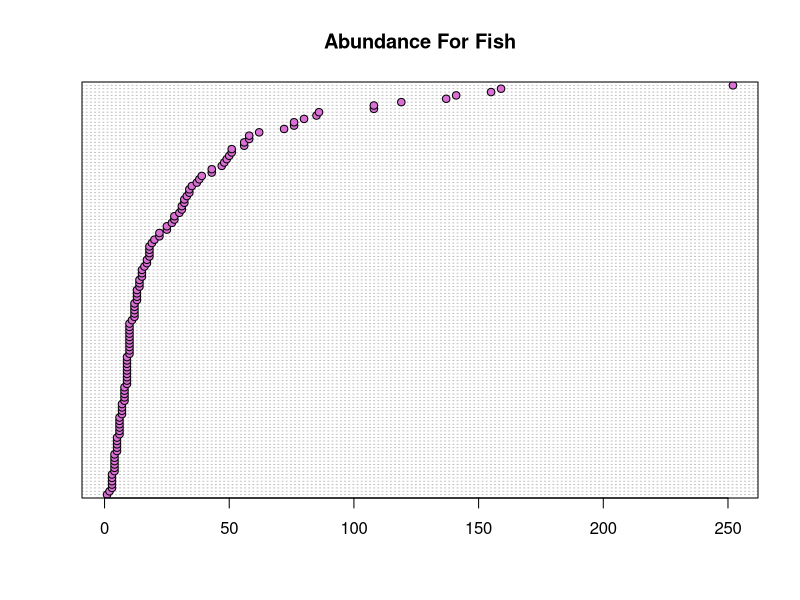
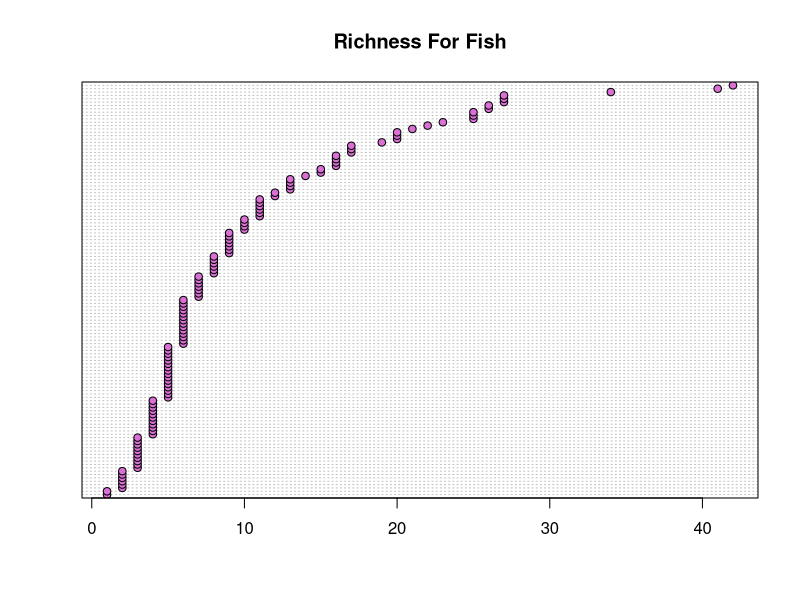
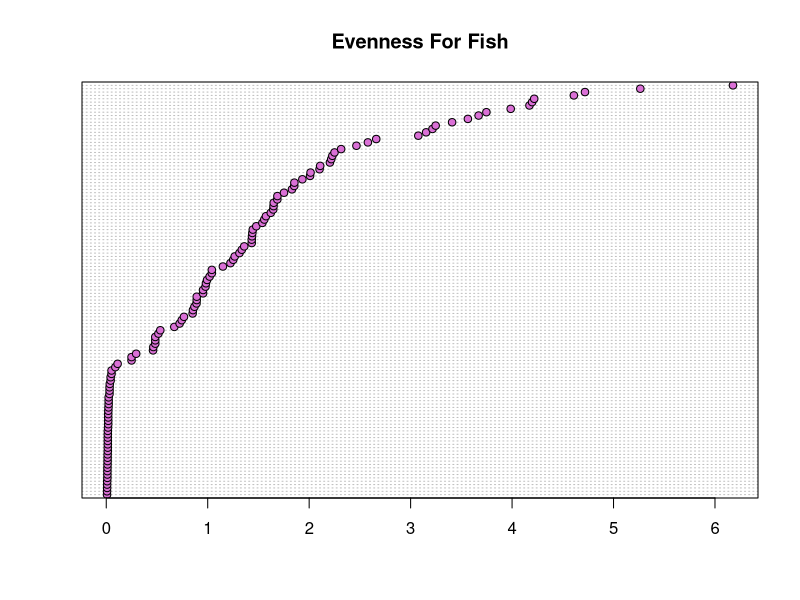
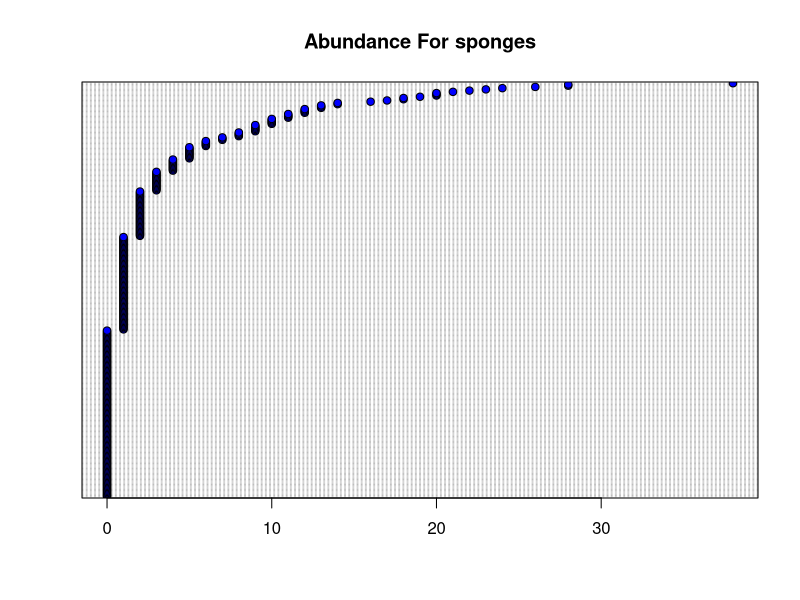
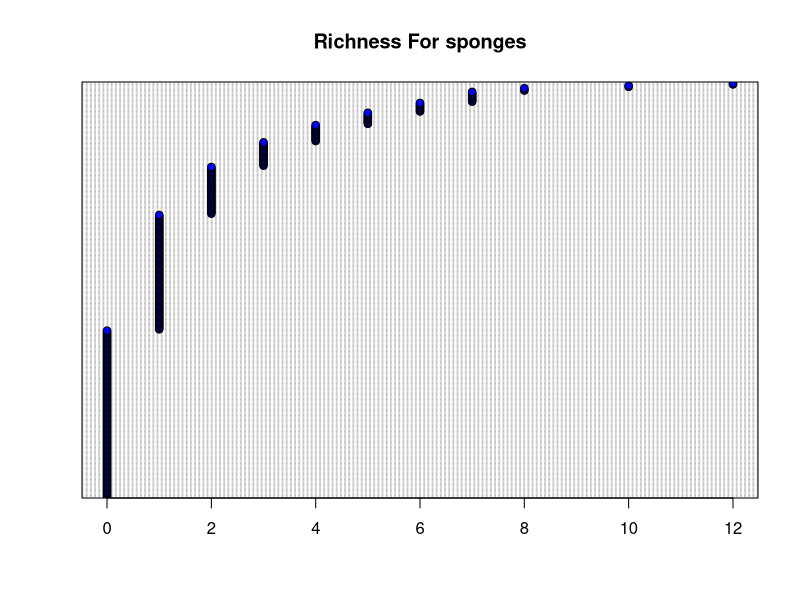
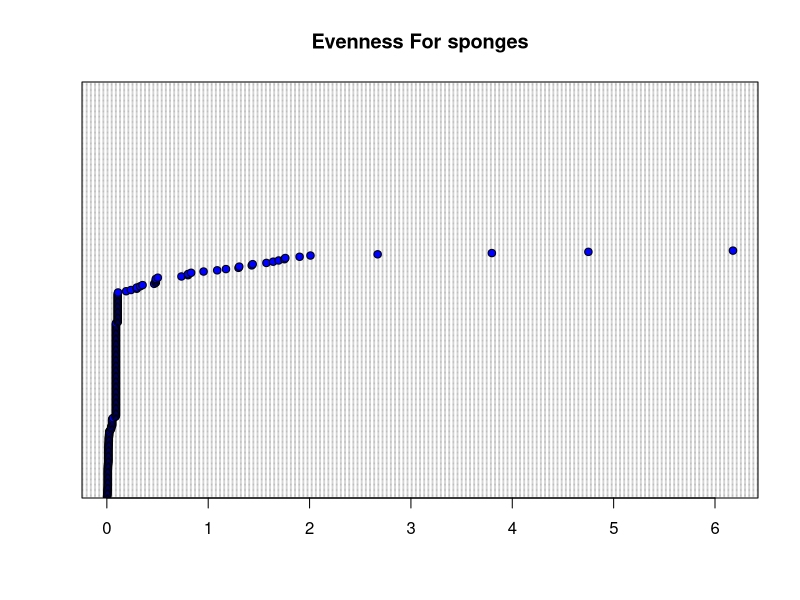
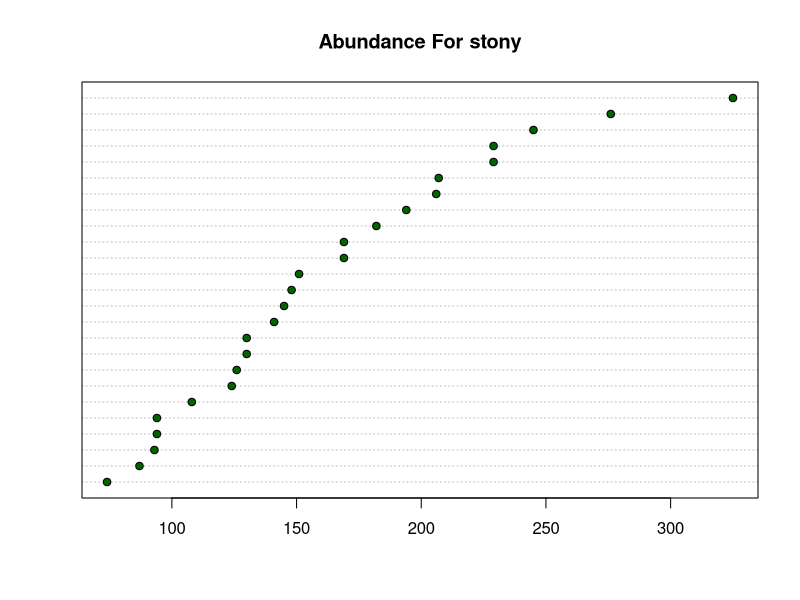
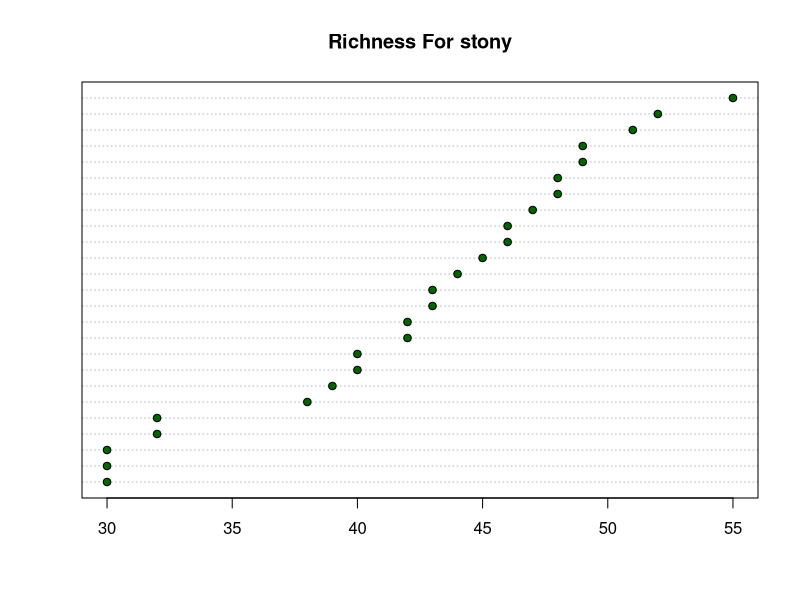

Write R code to recreate these figures, in order.
## ---- chunk 1
knitr::opts_chunk$set(echo = TRUE)
## ---- chunk 2
library(dplyr)
library(tidyr)
library(ggplot2)

wd_processed_data <- "C:/Users/inbar/OneDrive/desktop/r/chapter_2/MoBr/data/processed" 

# read: 
setwd(wd_processed_data)
combined_data <- read.csv("combined_long.csv")
combined_data <- combined_data %>% dplyr::select(-X) 
## ---- chunk 3
combined_data = combined_data %>% arrange(value)

fish_abundance <- combined_data %>% filter(taxon == "fish", diversity_measure == "abundance")
fish_richness <- combined_data %>% filter(taxon == "fish", diversity_measure == "richness")
fish_evenness <- combined_data %>% filter(taxon == "fish", diversity_measure == "sigma")

sponges_abundance <- combined_data %>% filter(taxon == "sponges", diversity_measure == "abundance")
sponges_richness <- combined_data %>% filter(taxon == "sponges", diversity_measure == "richness")
sponges_evenness <- combined_data %>% filter(taxon == "sponges", diversity_measure == "sigma")

stony_abundance <- combined_data %>% filter(taxon == "stony corals", diversity_measure == "abundance")
stony_richness <- combined_data %>% filter(taxon == "stony corals", diversity_measure == "richness")
stony_evenness <- combined_data %>% filter(taxon == "stony corals", diversity_measure == "sigma")

soft_abundance <- combined_data %>% filter(taxon == "soft corals", diversity_measure == "abundance")
soft_richness<- combined_data %>% filter(taxon == "soft corals", diversity_measure == "richness")
soft_evenness <- combined_data %>% filter(taxon == "soft corals", diversity_measure == "sigma")

# Subset data for abundance, richness, and evenness
abundance_data <- combined_data[combined_data$diversity_measure == "abundance", ]
richness_data <- combined_data[combined_data$diversity_measure == "richness", ]
evenness_data <- combined_data[combined_data$diversity_measure == "sigma", ]

# wide format:
wide_data <- combined_data %>% pivot_wider(names_from = diversity_measure, values_from = value)

# wide_taxon:
numeric_for_vis_fish <- wide_data %>% dplyr::filter(taxon == "fish") %>% dplyr::select(depth, abundance, richness, sigma) 
numeric_for_vis_sponges <- wide_data %>% dplyr::filter(taxon == "sponges") %>% dplyr::select(depth, abundance, richness, sigma) 
numeric_for_vis_stony <- wide_data %>% dplyr::filter(taxon == "stony corals") %>% dplyr::select(depth, abundance, richness, sigma) 
numeric_for_vis_soft <- wide_data %>% dplyr::filter(taxon == "soft corals") %>% dplyr::select(depth, abundance, richness, sigma) 

# functions script:
# shorter version by Dor et al 

taxas <- wide_data %>%
  pull(taxon) %>%
  unique() %>%
  as.list %>%
  purrr::set_names(.)

numeric_per_taxa <- purrr::map(taxas,
           function(taxa) {
             wide_data %>%
               dplyr::filter(taxon == taxa) %>%
               dplyr::select(depth, abundance, richness, sigma) 
           })
## ---- chunk 4
# Dotcharts for each diversity measure - identify outliers:
dotchart(fish_abundance$value,bg='orchid', main = "Abundance For Fish",)
dotchart(fish_richness$value,bg='orchid', main = "Richness For Fish",)
dotchart(fish_evenness$value,bg='orchid', main = "Evenness For Fish",)

dotchart(sponges_abundance$value,bg='blue', main = "Abundance For sponges",)
dotchart(sponges_richness$value,bg='blue', main = "Richness For sponges",)
dotchart(sponges_evenness$value,bg='blue', main = "Evenness For sponges",)

dotchart(stony_abundance$value,bg='darkgreen', main = "Abundance For stony",)
dotchart(stony_richness$value,bg='darkgreen', main = "Richness For stony",)
dotchart(stony_evenness$value,bg='darkgreen', main = "Evenness For stony",)

dotchart(soft_abundance$value,bg='darkred', main = "Abundance For soft",)
dotchart(soft_richness$value,bg='darkred', main = "Richness For soft",)
dotchart(soft_evenness$value,bg='darkred', main = "Evenness For soft",)

# which of the data point is an outlier?
## ---- chunk 5
# outliers by the IQR:

ggplot(fish_abundance, aes(x = depth, y = value)) +
  geom_point(size = 3, alpha = 0.7) +
  geom_hline(yintercept = quantile(fish_abundance$value, 0.75) + 1.5 * IQR(fish_abundance$value), 
             linetype = "dashed", color = "red") +  # Upper outlier threshold
  geom_hline(yintercept = quantile(fish_abundance$value, 0.25) - 1.5 * IQR(fish_abundance$value), 
             linetype = "dashed", color = "red") +  # Lower outlier threshold
  labs(
    title = "Fish -Dotplot with Potential Outliers Highlighted",
    x = "Taxonomic Group",
    y = "abundance"
  ) +
  theme_minimal()


ggplot(fish_richness, aes(x = depth, y = value)) +
  geom_point(size = 3, alpha = 0.7) +
  geom_hline(yintercept = quantile(fish_richness$value, 0.75) + 1.5 * IQR(fish_richness$value), 
             linetype = "dashed", color = "red") +  # Upper outlier threshold
  geom_hline(yintercept = quantile(fish_richness$value, 0.25) - 1.5 * IQR(fish_richness$value), 
             linetype = "dashed", color = "red") +  # Lower outlier threshold
  labs(
    title = "Fish -Dotplot with Potential Outliers Highlighted",
    x = "Taxonomic Group",
    y = "richness"
  ) +
  theme_minimal()


ggplot(fish_evenness, aes(x = depth, y = value)) +
  geom_point(size = 3, alpha = 0.7) +
  geom_hline(yintercept = quantile(fish_evenness$value, 0.75) + 1.5 * IQR(fish_evenness$value), 
             linetype = "dashed", color = "red") +  # Upper outlier threshold
  geom_hline(yintercept = quantile(fish_evenness$value, 0.25) - 1.5 * IQR(fish_evenness$value), 
             linetype = "dashed", color = "red") +  # Lower outlier threshold
  labs(
    title = "Fish - Dotplot with Potential Outliers Highlighted",
    x = "Taxonomic Group",
    y = "eveness Measure Value"
  ) +
  theme_minimal()


# outliers by the IQR:

ggplot(sponges_abundance, aes(x = depth, y = value)) +
  geom_point(size = 3, alpha = 0.7) +
  geom_hline(yintercept = quantile(sponges_abundance$value, 0.75) + 1.5 * IQR(sponges_abundance$value), 
             linetype = "dashed", color = "red") +  # Upper outlier threshold
  geom_hline(yintercept = quantile(sponges_abundance$value, 0.25) - 1.5 * IQR(sponges_abundance$value), 
             linetype = "dashed", color = "red") +  # Lower outlier threshold
  labs(
    title = "Sponges - Dotplot with Potential Outliers Highlighted",
    x = "Taxonomic Group",
    y = "abundance"
  ) +
  theme_minimal()


ggplot(sponges_richness, aes(x = depth, y = value)) +
  geom_point(size = 3, alpha = 0.7) +
  geom_hline(yintercept = quantile(sponges_richness$value, 0.75) + 1.5 * IQR(sponges_richness$value), 
             linetype = "dashed", color = "red") +  # Upper outlier threshold
  geom_hline(yintercept = quantile(sponges_richness$value, 0.25) - 1.5 * IQR(sponges_richness$value), 
             linetype = "dashed", color = "red") +  # Lower outlier threshold
  labs(
    title = "Sponges - Dotplot with Potential Outliers Highlighted",
    x = "Taxonomic Group",
    y = "richness"
  ) +
  theme_minimal()


ggplot(sponges_evenness, aes(x = depth, y = value)) +
  geom_point(size = 3, alpha = 0.7) +
  geom_hline(yintercept = quantile(sponges_evenness$value, 0.75, na.rm = TRUE) + 1.5 * IQR(sponges_evenness$value, na.rm = TRUE), 
             linetype = "dashed", color = "red") +  # Upper outlier threshold
  geom_hline(yintercept = quantile(sponges_evenness$value, 0.25,na.rm = TRUE) - 1.5 * IQR(sponges_evenness$value, na.rm = TRUE), 
             linetype = "dashed", color = "red") +  # Lower outlier threshold
  labs(
    title = "Sponges - Dotplot with Potential Outliers Highlighted",
    x = "Taxonomic Group",
    y = "evenness"
  ) +
  theme_minimal()


# stony - outliers by the IQR:

ggplot(stony_abundance, aes(x = depth, y = value)) +
  geom_point(size = 3, alpha = 0.7) +
  geom_hline(yintercept = quantile(stony_abundance$value, 0.75) + 1.5 * IQR(stony_abundance$value), 
             linetype = "dashed", color = "red") +  # Upper outlier threshold
  geom_hline(yintercept = quantile(stony_abundance$value, 0.25) - 1.5 * IQR(stony_abundance$value), 
             linetype = "dashed", color = "red") +  # Lower outlier threshold
  labs(
    title = "Stony -Dotplot with Potential Outliers Highlighted",
    x = "Taxonomic Group",
    y = "abundance"
  ) +
  theme_minimal()


ggplot(stony_richness, aes(x = depth, y = value)) +
  geom_point(size = 3, alpha = 0.7) +
  geom_hline(yintercept = quantile(stony_richness$value, 0.75) + 1.5 * IQR(stony_richness$value), 
             linetype = "dashed", color = "red") +  # Upper outlier threshold
  geom_hline(yintercept = quantile(stony_richness$value, 0.25) - 1.5 * IQR(stony_richness$value), 
             linetype = "dashed", color = "red") +  # Lower outlier threshold
  labs(
    title = "Stony -Dotplot with Potential Outliers Highlighted",
    x = "Taxonomic Group",
    y = "richness"
  ) +
  theme_minimal()


ggplot(stony_evenness, aes(x = depth, y = value)) +
  geom_point(size = 3, alpha = 0.7) +
  geom_hline(yintercept = quantile(stony_evenness$value, 0.75) + 1.5 * IQR(stony_evenness$value), 
             linetype = "dashed", color = "red") +  # Upper outlier threshold
  geom_hline(yintercept = quantile(stony_evenness$value, 0.25) - 1.5 * IQR(stony_evenness$value), 
             linetype = "dashed", color = "red") +  # Lower outlier threshold
  labs(
    title = "Stony - Dotplot with Potential Outliers Highlighted",
    x = "Taxonomic Group",
    y = "evenness"
  ) +
  theme_minimal()

# soft - outliers by the IQR:

ggplot(soft_abundance, aes(x = depth, y = value)) +
  geom_point(size = 3, alpha = 0.7) +
  geom_hline(yintercept = quantile(soft_abundance$value, 0.75) + 1.5 * IQR(soft_abundance$value), 
             linetype = "dashed", color = "red") +  # Upper outlier threshold
  geom_hline(yintercept = quantile(soft_abundance$value, 0.25) - 1.5 * IQR(soft_abundance$value), 
             linetype = "dashed", color = "red") +  # Lower outlier threshold
  labs(
    title = "Soft -Dotplot with Potential Outliers Highlighted",
    x = "Taxonomic Group",
    y = "abundance"
  ) +
  theme_minimal()


ggplot(soft_richness, aes(x = depth, y = value)) +
  geom_point(size = 3, alpha = 0.7) +
  geom_hline(yintercept = quantile(soft_richness$value, 0.75) + 1.5 * IQR(soft_richness$value), 
             linetype = "dashed", color = "red") +  # Upper outlier threshold
  geom_hline(yintercept = quantile(soft_richness$value, 0.25) - 1.5 * IQR(soft_richness$value), 
             linetype = "dashed", color = "red") +  # Lower outlier threshold
  labs(
    title = "Soft - Dotplot with Potential Outliers Highlighted",
    x = "Taxonomic Group",
    y = "richness"
  ) +
  theme_minimal()


ggplot(soft_evenness, aes(x = depth, y = value)) +
  geom_point(size = 3, alpha = 0.7) +
  geom_hline(yintercept = quantile(soft_evenness$value, 0.75) + 1.5 * IQR(soft_evenness$value), 
             linetype = "dashed", color = "red") +  # Upper outlier threshold
  geom_hline(yintercept = quantile(soft_evenness$value, 0.25) - 1.5 * IQR(soft_evenness$value), 
             linetype = "dashed", color = "red") +  # Lower outlier threshold
  labs(
    title = "Soft - Dotplot with Potential Outliers Highlighted",
    x = "Taxonomic Group",
    y = "evenness"
  ) +
  theme_minimal()

## ---- chunk 6
       # box plot - diversity vs depth

boxplot(abundance_data$value ~ abundance_data$taxon) 
boxplot(richness_data$value ~ richness_data$taxon) 
boxplot(evenness_data$value ~ evenness_data$taxon) 
## ---- chunk 7
#abundance:
ggplot(abundance_data, aes(x = value)) +
  geom_histogram(binwidth = 10, fill = "skyblue", color = "black", alpha = 0.7) +
  facet_wrap(~ taxon, scales = "free_y") +  # Separate by taxonomic group
  labs(title = "Histogram of Abundance by Taxonomic Group",
       x = "Abundance",
       y = "Frequency") +
  theme_minimal()

#richness:
ggplot(richness_data, aes(x = value)) +
  geom_histogram(binwidth = 1, fill = "darkgreen", color = "black", alpha = 0.7) +
  facet_wrap(~ taxon, scales = "free_y") +  # Separate by taxonomic group
  labs(title = "Histogram of Richness by Taxonomic Group",
       x = "Richness",
       y = "Frequency") +
  theme_minimal()

#evenness:
ggplot(evenness_data, aes(x = value)) +
  geom_histogram(binwidth = 0.5, fill = "darkred", color = "black", alpha = 0.7) +
  facet_wrap(~ taxon, scales = "free_y") +  # Separate by taxonomic group
  labs(title = "Histogram of Evenness by Taxonomic Group",
       x = "Evenness",
       y = "Frequency") +
  theme_minimal()
## ---- chunk 8
pairs(numeric_for_vis_fish, cex.labels= 1)
pairs(numeric_for_vis_sponges, cex.labels= 1)
pairs(numeric_for_vis_stony, cex.labels= 1)
pairs(numeric_for_vis_soft, cex.labels= 1)
## ---- chunk 9
#abundance:
ggplot(abundance_data, aes(x = taxon, y = value, fill = taxon)) +
  geom_violin() +
  geom_jitter(width = 0.1)+
  labs(
    title = "Abundance violin by Taxonomic Group",
    y = "abundance",
    fill = "Taxon"
  ) +
  theme_minimal()

#richness:
ggplot(richness_data, aes(x = taxon, y = value, fill = taxon)) +
  geom_violin() +
  geom_jitter(width = 0.1)+
  labs(
    title = "Richness violin by Taxonomic Group",
    y = "richness",
    fill = "Taxon"
  ) +
  theme_minimal()

#evenness:
ggplot(evenness_data, aes(x = taxon, y = value, fill = taxon)) +
  geom_violin() +
  geom_jitter(width = 0.1)+
  labs(
    title = "Evenness violin by Taxonomic Group",
    y = "Evenness",
    fill = "Taxon"
  ) +
  theme_minimal()
## ---- chunk 10
ggplot(combined_data, aes(x = taxon, y = value, fill = diversity_measure)) +
  geom_boxplot() +
  facet_wrap(~ diversity_measure, scales = "free_y") +
  labs(
    title = "Boxplots of Diversity Measures by Taxonomic Group",
    x = "Taxonomic Group",
    y = "Value",
    fill = "Diversity Measure"
  ) +
  theme_minimal()
